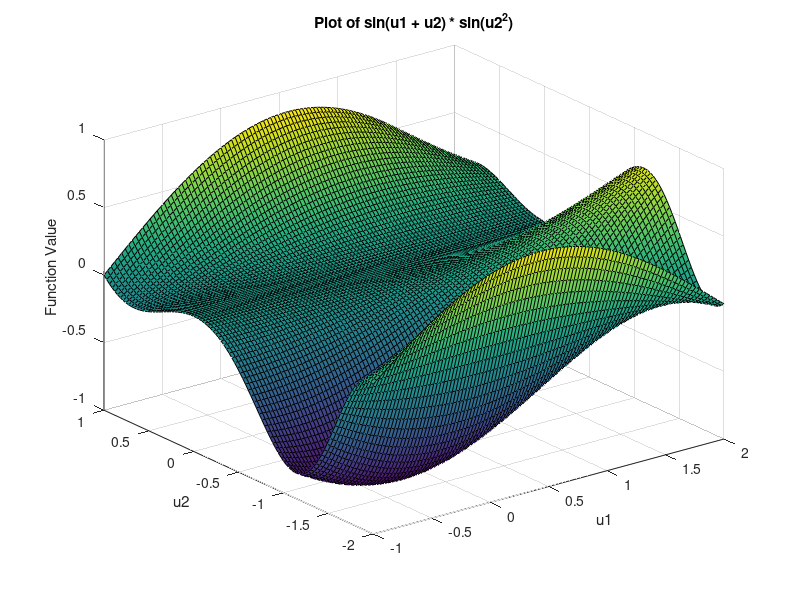

The MATLAB source for this figure:
%Grafima tis f
u1_values = linspace(-1, 2, 100); 
u2_values = linspace(-2, 1, 100);


[u1, u2] = meshgrid(u1_values, u2_values);

z = sin(u1 + u2) .* sin(u2.^2);


figure;
surf(u1, u2, z);
title('Plot of sin(u1 + u2) * sin(u2^2)');
xlabel('u1');
ylabel('u2');
zlabel('Function Value');